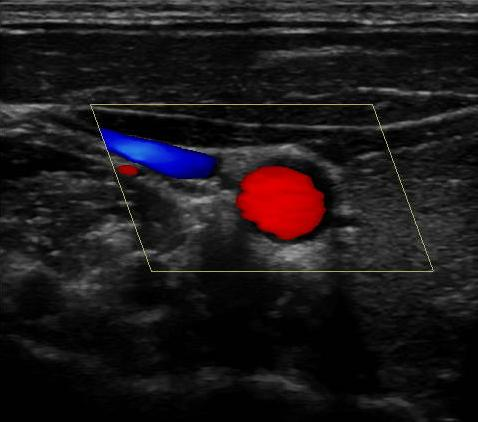
#> input picture Carotid.jpg, 478 x 422 px
$ python contours.py   (older library calls are emulated)
#> lines starting #> are read from the running program, lines starting #| are printed output that depends on the picture; after the words box and inside, x2 and y2 are one past the last pixel; in counts of white or black regions, pixels touching at a corner belong together
import numpy as np
import cv2
import matplotlib.pyplot as plt

image = cv2.imread('Carotid.jpg')
#> image is the input picture: shape (422, 478, 3); mean B, G, R 26, 24, 28.4
imgray = cv2.cvtColor(image,cv2.COLOR_BGR2GRAY)
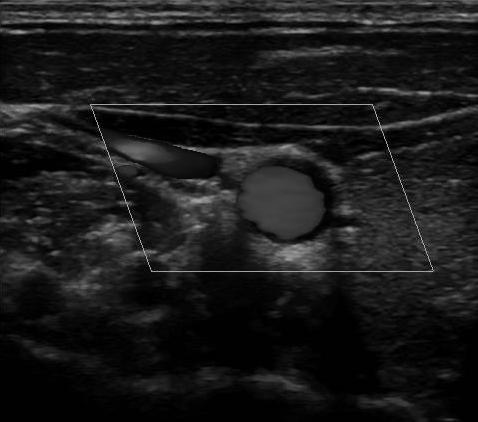
#> imgray: shape (422, 478); min 0, max 212, mean 25.6
ret,thresh = cv2.threshold(imgray,127,255,0)
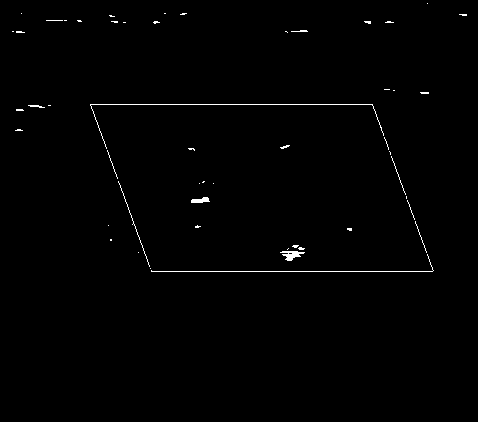
#> thresh: shape (422, 478); 0.72% white in thin lines or dots, all inside (x1, y1, x2, y2) = (12, 3, 467, 272)
im2, contours, hierarchy = cv2.findContours(thresh,cv2.RETR_TREE,cv2.CHAIN_APPROX_SIMPLE)
#> contours = 52 contours, 50 with area under 20; largest, box (x1, y1, x2, y2) and area: (280, 251, 305, 261) 98, (191, 197, 210, 203) 57

cv2.imshow("f",im2)
cv2.waitKey(0)
